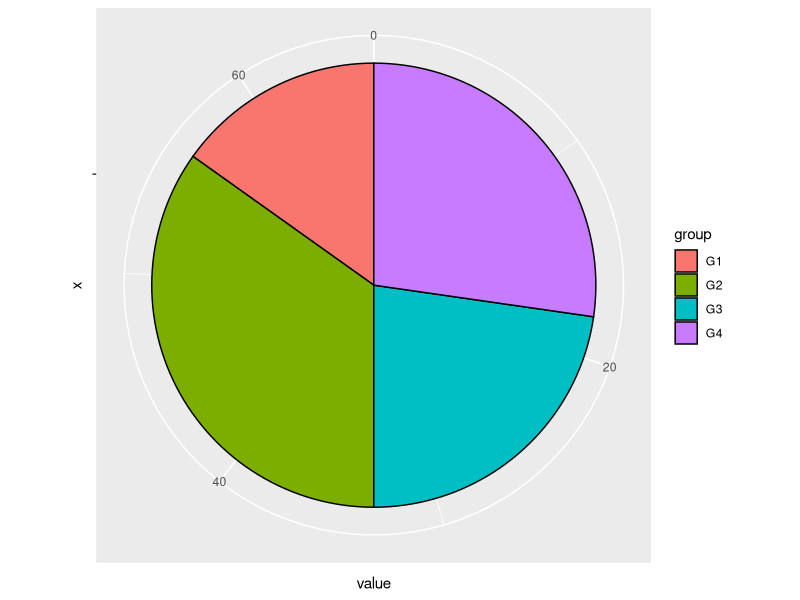

Generate this figure with R:
library(ggplot2)
library(dplyr)
df<- data.frame(
  value=c(10, 23, 15, 18),
  group=paste0("G", 1:4)
  
  )
df<- mutate(df, percent=value/sum(value))
ggplot(
  data=df,
  mapping = aes(
    x="",
    y=value, 
    fill=group
  )
)+
  geom_col(color='black')+
  coord_polar(theta="y")

View(df)
# A pie chart in ggplot is a bar plot plus a "polar coordinate.
#You can use geom_bar or geom_col and theta="y" inside coord_polar
#the arguments for polar coordinates and what they do:
#theta: maps angle to x or y, in this case we already map
#our values to y so we set theta to y
#note: unlike geom_bar, we must spell out the x and y values when using geom_col

#start: offset of starting point from 12 o'clock in radians
#offset is applied clockwise or anticlockwise depending on direction
#direction 1: clockwise, -1: anticlockwise